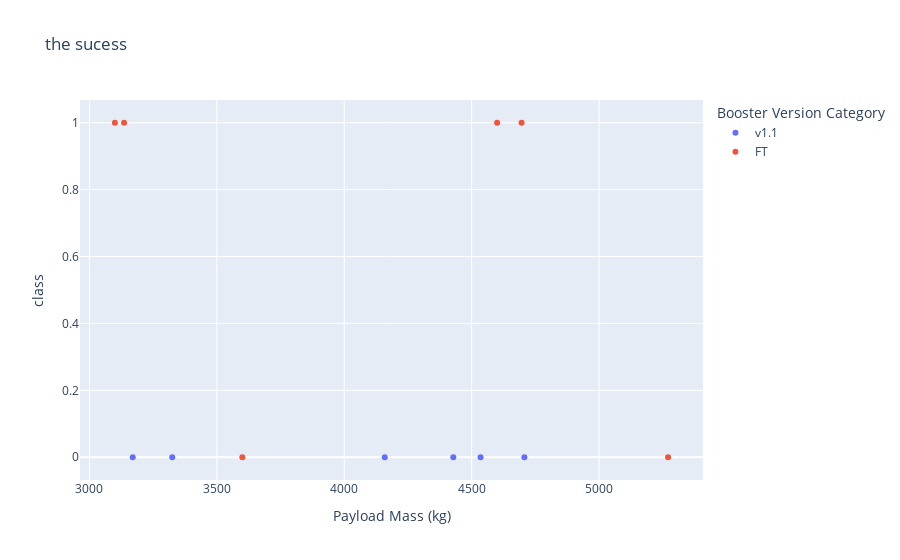

Source (notebook cell):
### Code cell
fig = px.scatter(spacex_df[(spacex_df['Payload Mass (kg)'].isin(range(3000,10000,1)))&(spacex_df['Launch Site']=='CCAFS LC-40')],x='Payload Mass (kg)',y='class',color='Booster Version Category',title='the sucess')
fig.show()

### Figure 1 — Plotly figure (JSON) as saved in the notebook; plotly's stock layout.template omitted (floating-point values rounded to 4 significant figures)
{"data": [{"hovertemplate": "Booster Version Category=v1.1<br>Payload Mass (kg)=%{x}<br>class=%{y}<extra></extra>", "legendgroup": "v1.1", "marker": {"color": "#636efa", "symbol": "circle"}, "mode": "markers", "name": "v1.1", "orientation": "v", "showlegend": true, "type": "scatter", "x": [3170, 3325, 4535, 4428, 4159, 4707], "xaxis": "x", "y": [0, 0, 0, 0, 0, 0], "yaxis": "y"}, {"hovertemplate": "Booster Version Category=FT<br>Payload Mass (kg)=%{x}<br>class=%{y}<extra></extra>", "legendgroup": "FT", "marker": {"color": "#EF553B", "symbol": "circle"}, "mode": "markers", "name": "FT", "orientation": "v", "showlegend": true, "type": "scatter", "x": [5271, 3136, 4696, 3100, 3600, 4600], "xaxis": "x", "y": [0, 1, 1, 1, 0, 1], "yaxis": "y"}], "layout": {"legend": {"title": {"text": "Booster Version Category"}, "tracegroupgap": 0}, "title": {"text": "the sucess"}, "xaxis": {"anchor": "y", "domain": [0, 1], "title": {"text": "Payload Mass (kg)"}}, "yaxis": {"anchor": "x", "domain": [0, 1], "title": {"text": "class"}}}}
